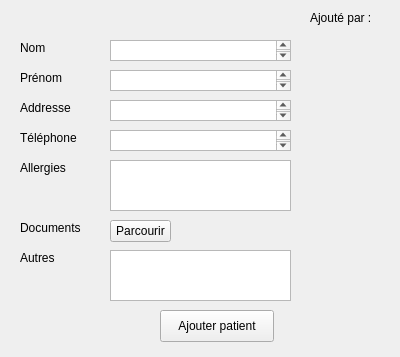
<?xml version="1.0" encoding="UTF-8"?>
<ui version="4.0">
 <class>Form</class>
 <widget class="QWidget" name="Form">
  <property name="geometry">
   <rect>
    <x>0</x>
    <y>0</y>
    <width>400</width>
    <height>357</height>
   </rect>
  </property>
  <property name="windowTitle">
   <string>Form</string>
  </property>
  <widget class="QLabel" name="label">
   <property name="geometry">
    <rect>
     <x>20</x>
     <y>40</y>
     <width>59</width>
     <height>16</height>
    </rect>
   </property>
   <property name="text">
    <string>Nom</string>
   </property>
  </widget>
  <widget class="QLabel" name="label_2">
   <property name="geometry">
    <rect>
     <x>20</x>
     <y>70</y>
     <width>59</width>
     <height>16</height>
    </rect>
   </property>
   <property name="text">
    <string>Prénom</string>
   </property>
  </widget>
  <widget class="QLabel" name="label_3">
   <property name="geometry">
    <rect>
     <x>20</x>
     <y>100</y>
     <width>59</width>
     <height>16</height>
    </rect>
   </property>
   <property name="text">
    <string>Addresse</string>
   </property>
  </widget>
  <widget class="QLabel" name="label_4">
   <property name="geometry">
    <rect>
     <x>20</x>
     <y>130</y>
     <width>71</width>
     <height>16</height>
    </rect>
   </property>
   <property name="text">
    <string>Téléphone</string>
   </property>
  </widget>
  <widget class="QLabel" name="label_5">
   <property name="geometry">
    <rect>
     <x>20</x>
     <y>160</y>
     <width>71</width>
     <height>16</height>
    </rect>
   </property>
   <property name="text">
    <string>Allergies</string>
   </property>
  </widget>
  <widget class="QLabel" name="label_6">
   <property name="geometry">
    <rect>
     <x>20</x>
     <y>250</y>
     <width>71</width>
     <height>16</height>
    </rect>
   </property>
   <property name="text">
    <string>Autres</string>
   </property>
  </widget>
  <widget class="QLabel" name="label_7">
   <property name="geometry">
    <rect>
     <x>20</x>
     <y>220</y>
     <width>71</width>
     <height>16</height>
    </rect>
   </property>
   <property name="text">
    <string>Documents</string>
   </property>
  </widget>
  <widget class="QLabel" name="label_8">
   <property name="geometry">
    <rect>
     <x>310</x>
     <y>10</y>
     <width>71</width>
     <height>16</height>
    </rect>
   </property>
   <property name="text">
    <string>Ajouté par :</string>
   </property>
  </widget>
  <widget class="QTextEdit" name="textEdit">
   <property name="geometry">
    <rect>
     <x>110</x>
     <y>40</y>
     <width>181</width>
     <height>21</height>
    </rect>
   </property>
  </widget>
  <widget class="QTextEdit" name="textEdit_2">
   <property name="geometry">
    <rect>
     <x>110</x>
     <y>70</y>
     <width>181</width>
     <height>21</height>
    </rect>
   </property>
  </widget>
  <widget class="QTextEdit" name="textEdit_3">
   <property name="geometry">
    <rect>
     <x>110</x>
     <y>130</y>
     <width>181</width>
     <height>21</height>
    </rect>
   </property>
  </widget>
  <widget class="QTextEdit" name="textEdit_4">
   <property name="geometry">
    <rect>
     <x>110</x>
     <y>100</y>
     <width>181</width>
     <height>21</height>
    </rect>
   </property>
  </widget>
  <widget class="QPlainTextEdit" name="plainTextEdit">
   <property name="geometry">
    <rect>
     <x>110</x>
     <y>160</y>
     <width>181</width>
     <height>51</height>
    </rect>
   </property>
  </widget>
  <widget class="QToolButton" name="toolButton">
   <property name="geometry">
    <rect>
     <x>110</x>
     <y>220</y>
     <width>61</width>
     <height>22</height>
    </rect>
   </property>
   <property name="text">
    <string>Parcourir</string>
   </property>
  </widget>
  <widget class="QPlainTextEdit" name="plainTextEdit_2">
   <property name="geometry">
    <rect>
     <x>110</x>
     <y>250</y>
     <width>181</width>
     <height>51</height>
    </rect>
   </property>
  </widget>
  <widget class="QPushButton" name="pushButton">
   <property name="geometry">
    <rect>
     <x>160</x>
     <y>310</y>
     <width>114</width>
     <height>32</height>
    </rect>
   </property>
   <property name="text">
    <string>Ajouter patient</string>
   </property>
  </widget>
 </widget>
 <resources/>
 <connections/>
</ui>
